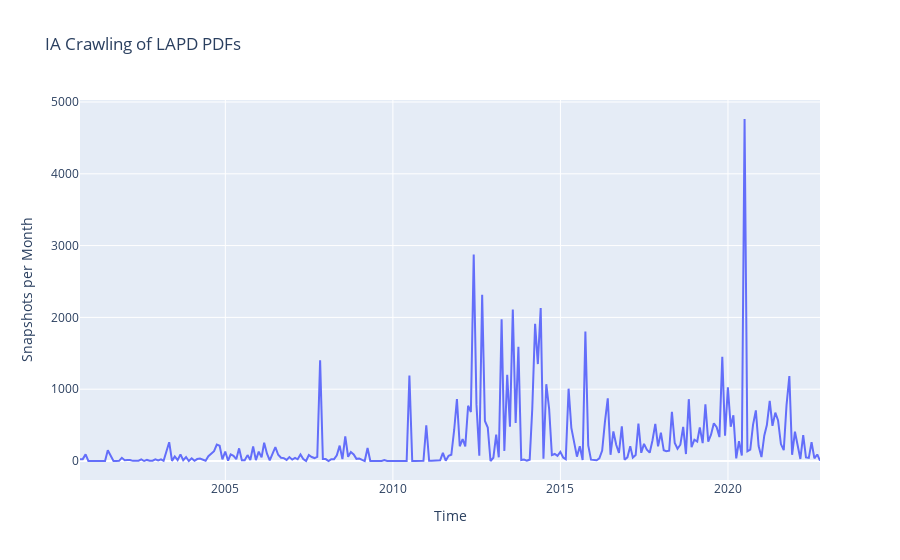

Here is the notebook cell this chart was saved with:
### Markdown cell above
## Collecting Over Time

What does the Internet Archive's collection of LAPD PDFs look like over time?

### Code cell
import plotly.express as xp

counts = pdfs.set_index('timestamp').resample('M').count()['key']
fig = xp.line(counts, title='IA Crawling of LAPD PDFs', labels={"value": "Snapshots per Month", "timestamp": "Time"})
fig = fig.update_layout(showlegend=False)
fig

### Figure 1 — Plotly figure (JSON) as saved in the notebook; plotly's stock layout.template omitted (floating-point values rounded to 4 significant figures; data arrays with more than 128 entries replaced by an {"elided": "..."} marker saying what was removed)
{"data": [{"hovertemplate": "variable=key<br>Time=%{x}<br>Snapshots per Month=%{y}<extra></extra>", "legendgroup": "key", "line": {"color": "#636efa", "dash": "solid"}, "marker": {"symbol": "circle"}, "mode": "lines", "name": "key", "orientation": "v", "showlegend": true, "type": "scatter", "x": {"elided": "266 str values"}, "xaxis": "x", "y": {"elided": "266 int values"}, "yaxis": "y"}], "layout": {"autosize": true, "legend": {"title": {"text": "variable"}, "tracegroupgap": 0}, "showlegend": false, "title": {"text": "IA Crawling of LAPD PDFs"}, "xaxis": {"anchor": "y", "autorange": true, "domain": [0, 1], "range": ["2000-08-31", "2022-09-30"], "title": {"text": "Time"}, "type": "date"}, "yaxis": {"anchor": "x", "autorange": true, "domain": [0, 1], "range": [-264.6, 5028.0], "title": {"text": "Snapshots per Month"}, "type": "linear"}}}
